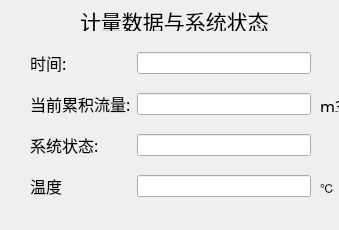
<?xml version="1.0" encoding="UTF-8"?>
<ui version="4.0">
 <class>ReadJLdata</class>
 <widget class="QWidget" name="ReadJLdata">
  <property name="geometry">
   <rect>
    <x>0</x>
    <y>0</y>
    <width>339</width>
    <height>230</height>
   </rect>
  </property>
  <property name="windowTitle">
   <string>Form</string>
  </property>
  <widget class="QWidget" name="gridLayoutWidget">
   <property name="geometry">
    <rect>
     <x>30</x>
     <y>40</y>
     <width>281</width>
     <height>171</height>
    </rect>
   </property>
   <layout class="QGridLayout" name="gridLayout">
    <item row="3" column="0">
     <widget class="QLabel" name="label_6">
      <property name="font">
       <font>
        <family>Agency FB</family>
        <pointsize>12</pointsize>
       </font>
      </property>
      <property name="text">
       <string>温度</string>
      </property>
     </widget>
    </item>
    <item row="0" column="1">
     <widget class="QLineEdit" name="TimeLineE"/>
    </item>
    <item row="1" column="1">
     <widget class="QLineEdit" name="CurrentTotalFlowLineE"/>
    </item>
    <item row="2" column="0">
     <widget class="QLabel" name="label_4">
      <property name="font">
       <font>
        <family>Agency FB</family>
        <pointsize>12</pointsize>
       </font>
      </property>
      <property name="text">
       <string>系统状态:</string>
      </property>
     </widget>
    </item>
    <item row="2" column="1">
     <widget class="QLineEdit" name="SYSState"/>
    </item>
    <item row="0" column="0">
     <widget class="QLabel" name="label_3">
      <property name="font">
       <font>
        <family>Agency FB</family>
        <pointsize>12</pointsize>
       </font>
      </property>
      <property name="text">
       <string>时间:</string>
      </property>
      <property name="scaledContents">
       <bool>false</bool>
      </property>
     </widget>
    </item>
    <item row="1" column="0">
     <widget class="QLabel" name="label">
      <property name="font">
       <font>
        <family>Agency FB</family>
        <pointsize>12</pointsize>
       </font>
      </property>
      <property name="text">
       <string>当前累积流量:</string>
      </property>
     </widget>
    </item>
    <item row="3" column="1">
     <widget class="QLineEdit" name="TMP_LE"/>
    </item>
   </layout>
  </widget>
  <widget class="QLabel" name="label_5">
   <property name="geometry">
    <rect>
     <x>320</x>
     <y>100</y>
     <width>54</width>
     <height>12</height>
    </rect>
   </property>
   <property name="font">
    <font>
     <family>Agency FB</family>
     <pointsize>12</pointsize>
    </font>
   </property>
   <property name="text">
    <string>m3</string>
   </property>
  </widget>
  <widget class="QLabel" name="label_7">
   <property name="geometry">
    <rect>
     <x>80</x>
     <y>10</y>
     <width>191</width>
     <height>21</height>
    </rect>
   </property>
   <property name="font">
    <font>
     <family>Agency FB</family>
     <pointsize>16</pointsize>
    </font>
   </property>
   <property name="text">
    <string>计量数据与系统状态</string>
   </property>
  </widget>
  <widget class="QLabel" name="label_8">
   <property name="geometry">
    <rect>
     <x>320</x>
     <y>180</y>
     <width>21</width>
     <height>16</height>
    </rect>
   </property>
   <property name="text">
    <string>℃</string>
   </property>
  </widget>
 </widget>
 <resources/>
 <connections/>
</ui>
